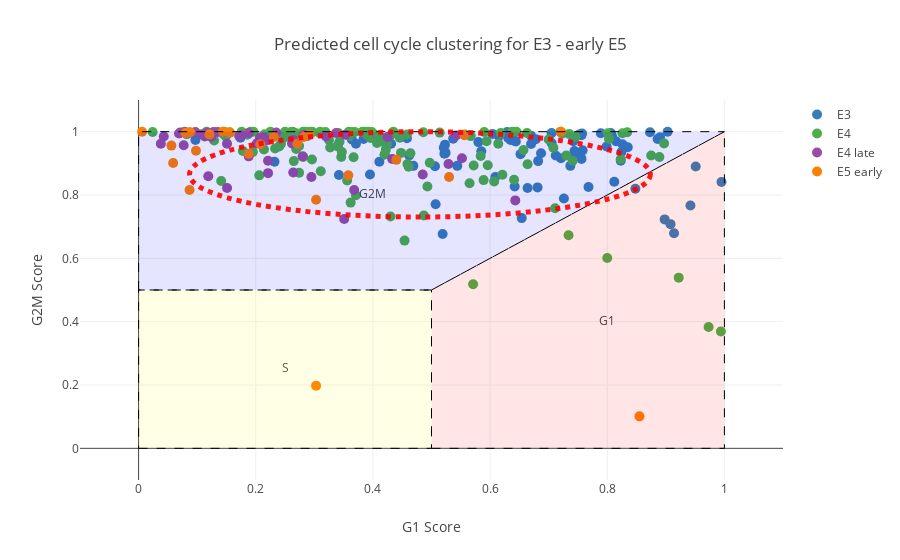

The code cell stored with this chart in its notebook:
### Code cell
set1 = cl.scales['9']['qual']['Set1']

e3_trace = go.Scatter(
    x = e3_g1,
    y = e3_g2m,
    mode='markers+text',
    marker=dict(
        symbol='circle',
        size=10,
        color=set1[1],
    ),
    name='E3'
)

e4_trace = go.Scatter(
    x = e4_g1,
    y = e4_g2m,
    mode='markers+text',
    marker=dict(
        symbol='circle',
        size=10,
        color=set1[2],
    ),
    name='E4'
)

e4late_trace = go.Scatter(
    x = e4late_g1,
    y = e4late_g2m,
    mode='markers+text',
    marker=dict(
        symbol='circle',
        size=10,
        color=set1[3],
    ),
    name='E4 late'
)


e5early_trace = go.Scatter(
    x = e5early_g1,
    y = e5early_g2m,
    mode='markers+text',
    marker=dict(
        symbol='circle',
        size=10,
        color=set1[4],
    ),
    name='E5 early'
)

e5_trace = go.Scatter(
    x = e5_g1,
    y = e5_g2m,
    mode='markers+text',
    marker=dict(
        symbol='circle',
        size=10,
        color=set1[5],
    ),
    name='E5'
)

e6_trace = go.Scatter(
    x = e6_g1,
    y = e6_g2m,
    mode='markers+text',
    marker=dict(
        symbol='circle',
        size=10,
        color=set1[6],
    ),
    name='E6'
)


e7_trace = go.Scatter(
    x = e7_g1,
    y = e7_g2m,
    mode='markers+text',
    marker=dict(
        symbol='circle',
        size=10,
        color=set1[7],
    ),
    name='E7'
)


lbls = go.Scatter(
    x=[0.8, 0.4, 0.25],
    y=[0.4, 0.8, 0.25],
    text=['G1',
          'G2M',
          'S'],
    mode='text',
    showlegend=False,
    hoverinfo='none'
)

data = [e3_trace, e4_trace, e4late_trace, e5early_trace, lbls]
#e5_trace, e6_trace, e7_trace,

layout = {
    'title': "Predicted cell cycle clustering for E3 - early E5",
    'xaxis': {
        'title': "G1 Score",
        'range': [-0.1, 1.1],
    },
    'yaxis': {
        'title': "G2M Score",
        'range': [-0.1, 1.1]
    },
    'shapes': [
        # G1
        {
            'type': 'path',
            'path': ' M 0.5,0 L1,0 L1,1 L0.5,0.5 Z',
            'fillcolor': 'rgba(255,0,0,0.1)',
            'line': {
                'width': 1,
                'dash': 'dash'
            }
        },
        # S
        {
            'type': 'path',
            'path': ' M 0,0 L0.5,0 L0.5,0.5 L0,0.5 Z',
            'fillcolor': 'rgba(255,255,0,0.1)',
            'line': {
                'width': 1,
                'dash': 'dash'
            }
        },
        # G2M
        {
            'type': 'path',
            'path': ' M 0,0.5 L0,1 L1,1 L0.5,0.5 Z',
            'fillcolor': 'rgba(0,0,255,0.1)',
            'line': {
                'width': 1,
                'dash': 'dash'
            }
        },
        {
            'type': 'circle',
            'xref': 'x',
            'yref': 'y',
            'x0': np.percentile(list(e3_g1) + list(e4_g1) + list(e4late_g1) + list(e5early_g1), 5),
            'y0': np.percentile(list(e3_g2m) + list(e4_g2m) + list(e4late_g2m) + list(e5early_g2m), 5),
            'x1': np.percentile(list(e3_g1) + list(e4_g1) + list(e4late_g1) + list(e5early_g1), 95),
            'y1': np.percentile(list(e3_g2m) + list(e4_g2m) + list(e4late_g2m) + list(e5early_g2m), 95),
            'opacity': 0.9,
            #'fillcolor': 'black',
            'line': {
                'color': 'red',
                'width': 5,
                'dash': 'dot'
            },
        },
        #{
        #    'type': 'circle',
        #    'xref': 'x',
        #    'yref': 'y',
        #    'x0': np.percentile(list(e5_g1) + list(e6_g1) + list(e7_g1), 5),
        #    'y0': np.percentile(list(e5_g2m) + list(e6_g2m) + list(e7_g2m), 5),
        #    'x1': np.percentile(list(e5_g1) + list(e6_g1) + list(e7_g1), 95),
        #    'y1': np.percentile(list(e5_g2m) + list(e6_g2m) + list(e7_g2m), 95),
        #    'opacity': 0.8,
        #    'fillcolor': 'blue',
        #    'line': {
        #        'color': 'black',
        #    },
        #},
    ]
}
fig = {
    'data': data,
    'layout': layout,
}

iplot(fig)

### Figure 1 — Plotly figure (JSON) as saved in the notebook; plotly's stock layout.template omitted (floating-point values rounded to 4 significant figures; data arrays with more than 128 entries replaced by an {"elided": "..."} marker saying what was removed)
{"data": [{"marker": {"color": "rgb(55,126,184)", "size": 10, "symbol": "circle"}, "mode": "markers+text", "name": "E3", "type": "scatter", "x": [0.371, 0.519, 0.642, 0.812, 0.458, 0.942, 0.186, 0.522, 0.951, 0.744, 0.174, 0.995, 0.823, 0.232, 0.506, 0.342, 0.521, 0.215, 0.898, 0.097, 0.908, 0.524, 0.721, 0.609, 0.469, 0.705, 0.654, 0.67, 0.687, 0.726, 0.67, 0.604, 0.462, 0.914, 0.585, 0.756, 0.384, 0.507, 0.537, 0.644, 0.743, 0.58, 0.664, 0.903, 0.752, 0.848, 0.815, 0.678, 0.768, 0.681, 0.835, 0.808, 0.824, 0.748, 0.631, 0.806, 0.799, 0.705, 0.89, 0.826, 0.886, 0.789, 0.635, 0.642, 0.652, 0.742, 0.431, 0.737, 0.873, 0.629, 0.756, 0.712, 0.544, 0.395, 0.615, 0.682, 0.757, 0.523, 0.364, 0.758, 0.411], "y": [0.962, 0.677, 0.827, 0.842, 0.979, 0.767, 0.991, 0.93, 0.89, 0.939, 0.981, 0.841, 0.908, 0.905, 0.891, 0.863, 0.949, 0.989, 0.723, 0.974, 0.708, 0.933, 0.916, 0.857, 0.892, 0.964, 0.727, 0.961, 0.932, 0.789, 0.987, 0.993, 0.925, 0.679, 0.938, 0.914, 0.977, 0.771, 0.978, 0.969, 0.925, 0.967, 0.822, 1, 0.991, 0.82, 0.97, 0.976, 0.825, 0.824, 0.951, 0.987, 0.935, 0.931, 0.98, 0.996, 0.953, 0.996, 0.982, 0.96, 0.977, 0.995, 0.974, 0.971, 0.929, 0.97, 0.962, 0.892, 0.998, 0.999, 0.989, 0.925, 0.892, 0.865, 0.986, 0.907, 0.994, 0.959, 0.975, 0.941, 0.905]}, {"marker": {"color": "rgb(77,175,74)", "size": 10, "symbol": "circle"}, "mode": "markers+text", "name": "E4", "type": "scatter", "x": {"elided": "142 float values"}, "y": {"elided": "142 float values"}}, {"marker": {"color": "rgb(152,78,163)", "size": 10, "symbol": "circle"}, "mode": "markers+text", "name": "E4 late", "type": "scatter", "x": [0.28, 0.262, 0.353, 0.221, 0.425, 0.295, 0.32, 0.188, 0.071, 0.433, 0.221, 0.643, 0.552, 0.077, 0.113, 0.368, 0.119, 0.108, 0.151, 0.12, 0.264, 0.128, 0.117, 0.542, 0.08, 0.219, 0.351, 0.235, 0.097, 0.08, 0.176, 0.043, 0.264, 0.069, 0.485, 0.207, 0.151, 0.135, 0.087, 0.124, 0.172, 0.337, 0.038, 0.214, 0.202, 0.529, 0.188, 0.282], "y": [0.922, 0.963, 0.99, 0.869, 0.983, 0.857, 0.985, 0.996, 0.997, 0.914, 0.908, 0.783, 0.916, 0.957, 0.985, 0.816, 0.859, 0.991, 0.822, 0.988, 0.871, 0.999, 0.997, 0.988, 0.997, 0.973, 0.724, 0.997, 0.999, 0.997, 0.989, 0.985, 0.974, 0.994, 0.865, 0.981, 0.962, 0.999, 0.997, 0.983, 0.986, 0.996, 0.962, 0.982, 0.963, 0.898, 0.922, 0.99]}, {"marker": {"color": "rgb(255,127,0)", "size": 10, "symbol": "circle"}, "mode": "markers+text", "name": "E5 early", "type": "scatter", "x": [0.188, 0.056, 0.271, 0.006, 0.087, 0.44, 0.282, 0.208, 0.358, 0.088, 0.121, 0.556, 0.292, 0.059, 0.303, 0.855, 0.08, 0.098, 0.721, 0.231, 0.53, 0.156, 0.144, 0.303], "y": [0.93, 0.956, 0.962, 1, 0.816, 0.911, 0.983, 0.96, 0.862, 0.998, 0.991, 0.989, 0.99, 0.901, 0.198, 0.101, 0.996, 0.94, 1, 0.983, 0.857, 0.997, 1, 0.785]}, {"hoverinfo": "none", "mode": "text", "showlegend": false, "text": ["G1", "G2M", "S"], "type": "scatter", "x": [0.8, 0.4, 0.25], "y": [0.4, 0.8, 0.25]}], "layout": {"shapes": [{"fillcolor": "rgba(255,0,0,0.1)", "line": {"dash": "dash", "width": 1}, "path": " M 0.5,0 L1,0 L1,1 L0.5,0.5 Z", "type": "path"}, {"fillcolor": "rgba(255,255,0,0.1)", "line": {"dash": "dash", "width": 1}, "path": " M 0,0 L0.5,0 L0.5,0.5 L0,0.5 Z", "type": "path"}, {"fillcolor": "rgba(0,0,255,0.1)", "line": {"dash": "dash", "width": 1}, "path": " M 0,0.5 L0,1 L1,1 L0.5,0.5 Z", "type": "path"}, {"line": {"color": "red", "dash": "dot", "width": 5}, "opacity": 0.9, "type": "circle", "x0": 0.087, "x1": 0.8736, "xref": "x", "y0": 0.7305, "y1": 1, "yref": "y"}], "title": "Predicted cell cycle clustering for E3 - early E5", "xaxis": {"range": [-0.1, 1.1], "title": "G1 Score"}, "yaxis": {"range": [-0.1, 1.1], "title": "G2M Score"}}}
